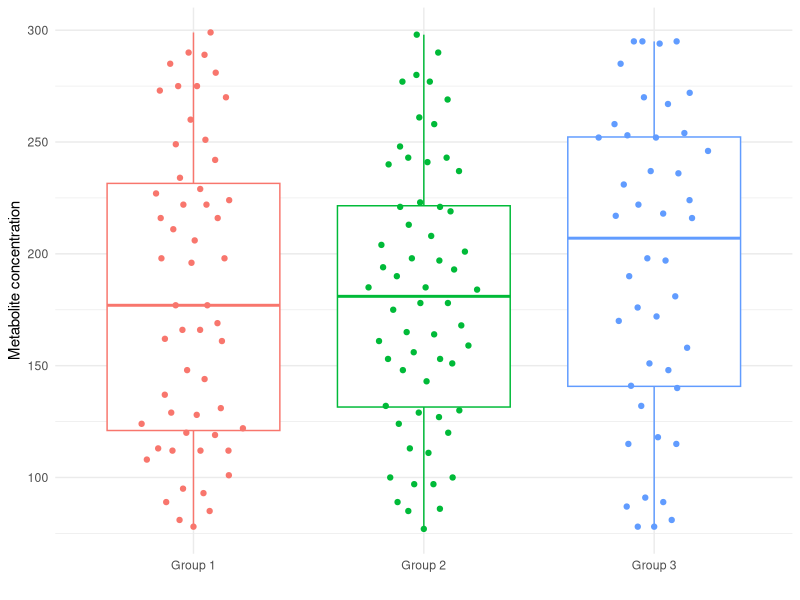

This chart was generated by the following R code:
## ---- chunk 1
knitr::opts_chunk$set(warning = FALSE,
                      message = FALSE,
                      echo = FALSE)
## ---- chunk 2
# load libraries
library(tidyverse)
library(ggbeeswarm)
library(bookdown)
## ---- chunk 3
# read in some initial data
df1 <- read_csv('data/example-data-1.csv')
## ---- chunk 4
tmp <- cbind(df1[1:33,], rep('|', 33), 
             df1[34:66,], rep('|', 33), 
             df1[67:99,])
names(tmp) <- c('ID', 'Class', 'Conc', '|', 'ID', 'Class', 'Conc', 
                '|', 'ID', 'Class', 'Conc')

knitr::kable(tmp, format = 'latex', booktabs = TRUE, 
             caption = "Initial subject data")
## ---- chunk 5
# read new dataset
df2 <- read_csv('data/example-data-2.csv')
## ---- chunk 6
tmp <- cbind(df2[1:20,], rep('|', 20), 
             df2[21:40,], rep('|', 20), 
             df2[41:60,])
names(tmp) <- c('ID', 'Class', 'Conc', '|', 'ID', 'Class', 'Conc', 
                '|', 'ID', 'Class', 'Conc')

knitr::kable(tmp, format = 'latex', booktabs = TRUE, 
             caption = "New subject data")
## ---- chunk 7
# merge datasets
final_data <- rbind(df1, df2)
## ---- chunk 8
# plot the data
final_data %>% 
  ggplot(aes(x = class, y = conc, color = class)) +
  geom_boxplot() +
  ggbeeswarm::geom_quasirandom(width = 0.25) + 
  xlab("") +
  ylab("Metabolite concentration") + 
  theme_minimal() +
  theme(legend.position = "none")
